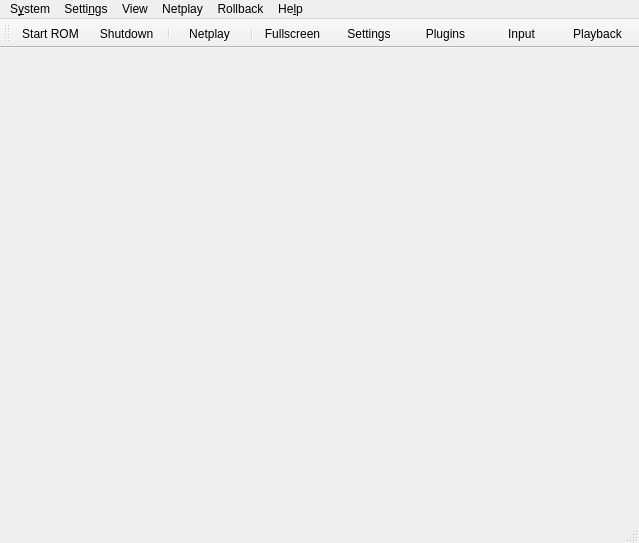
<?xml version="1.0" encoding="UTF-8"?>
<ui version="4.0">
 <class>MainWindow</class>
 <widget class="QMainWindow" name="MainWindow">
  <property name="geometry">
   <rect>
    <x>0</x>
    <y>0</y>
    <width>639</width>
    <height>543</height>
   </rect>
  </property>
  <property name="windowTitle">
   <string>Rosalie's Mupen GUI (VERSION)</string>
  </property>
  <property name="windowIcon">
   <iconset resource="UIResources.qrc">
    <normaloff>:/Resource/RMG.png</normaloff>:/Resource/RMG.png</iconset>
  </property>
  <widget class="QWidget" name="centralwidget">
   <layout class="QHBoxLayout" name="horizontalLayout"/>
  </widget>
  <widget class="QMenuBar" name="menubar">
   <property name="geometry">
    <rect>
     <x>0</x>
     <y>0</y>
     <width>639</width>
     <height>30</height>
    </rect>
   </property>
   <widget class="QMenu" name="menuSystem">
    <property name="title">
     <string>S&amp;ystem</string>
    </property>
    <widget class="QMenu" name="menuReset">
     <property name="title">
      <string>&amp;Reset</string>
     </property>
     <property name="icon">
      <iconset theme="restart-line"/>
     </property>
     <addaction name="action_Netplay_Start"/>
     <addaction name="action_System_HardReset"/>
    </widget>
    <widget class="QMenu" name="menuCurrent_Save_State">
     <property name="title">
      <string>&amp;Current Save State</string>
     </property>
     <property name="icon">
      <iconset theme="save-3-line"/>
     </property>
     <addaction name="actionSlot_0"/>
     <addaction name="actionSlot_1"/>
     <addaction name="actionSlot_2"/>
     <addaction name="actionSlot_3"/>
     <addaction name="actionSlot_4"/>
     <addaction name="actionSlot_5"/>
     <addaction name="actionSlot_6"/>
     <addaction name="actionSlot_7"/>
     <addaction name="actionSlot_8"/>
     <addaction name="actionSlot_9"/>
    </widget>
    <widget class="QMenu" name="menuSpeedFactor">
     <property name="enabled">
      <bool>true</bool>
     </property>
     <property name="title">
      <string>Speed &amp;Factor</string>
     </property>
     <property name="icon">
      <iconset theme="speed-line"/>
     </property>
     <addaction name="actionSpeed25"/>
     <addaction name="actionSpeed50"/>
     <addaction name="actionSpeed75"/>
     <addaction name="actionSpeed100"/>
     <addaction name="actionSpeed125"/>
     <addaction name="actionSpeed150"/>
     <addaction name="actionSpeed175"/>
     <addaction name="actionSpeed200"/>
     <addaction name="actionSpeed225"/>
     <addaction name="actionSpeed250"/>
     <addaction name="actionSpeed275"/>
     <addaction name="actionSpeed300"/>
    </widget>
    <addaction name="action_System_StartRom"/>
    <addaction name="separator"/>
    <addaction name="action_System_Shutdown"/>
    <addaction name="menuReset"/>
    <addaction name="action_System_Pause"/>
    <addaction name="separator"/>
    <addaction name="action_System_Screenshot"/>
    <addaction name="separator"/>
    <addaction name="action_System_LimitFPS"/>
    <addaction name="menuSpeedFactor"/>
    <addaction name="separator"/>
    <addaction name="action_System_SaveState"/>
    <addaction name="action_System_SaveAs"/>
    <addaction name="action_System_LoadState"/>
    <addaction name="action_System_Load"/>
    <addaction name="separator"/>
    <addaction name="menuCurrent_Save_State"/>
    <addaction name="separator"/>
    <addaction name="action_System_Cheats"/>
    <addaction name="action_System_GSButton"/>
    <addaction name="separator"/>
    <addaction name="action_System_Exit"/>
   </widget>
   <widget class="QMenu" name="menuSettings">
    <property name="title">
     <string>Setti&amp;ngs</string>
    </property>
    <addaction name="action_Settings_Graphics"/>
    <addaction name="action_Settings_Audio"/>
    <addaction name="action_Settings_Rsp"/>
    <addaction name="action_Settings_Input"/>
    <addaction name="separator"/>
    <addaction name="action_Settings_Settings"/>
   </widget>
   <widget class="QMenu" name="menuView">
    <property name="title">
     <string>View</string>
    </property>
    <addaction name="action_View_Toolbar"/>
    <addaction name="action_View_StatusBar"/>
    <addaction name="separator"/>
    <addaction name="action_View_GameList"/>
    <addaction name="action_View_GameGrid"/>
    <addaction name="separator"/>
    <addaction name="action_View_UniformSize"/>
    <addaction name="separator"/>
    <addaction name="action_View_Fullscreen"/>
    <addaction name="separator"/>
    <addaction name="action_View_RefreshRoms"/>
    <addaction name="action_View_ClearRomCache"/>
    <addaction name="separator"/>
    <addaction name="action_View_Log"/>
    <addaction name="separator"/>
    <addaction name="action_View_Search"/>
   </widget>
   <widget class="QMenu" name="menuHelp">
    <property name="title">
     <string>He&amp;lp</string>
    </property>
    <addaction name="action_Help_Github"/>
    <addaction name="separator"/>
    <addaction name="action_Help_Update"/>
    <addaction name="separator"/>
    <addaction name="action_Help_About"/>
   </widget>
   <widget class="QMenu" name="menuNetplay">
    <property name="title">
     <string>Netplay</string>
    </property>
    <addaction name="action_Netplay_BrowseSessions"/>
   </widget>
   <widget class="QMenu" name="menuRollback">
    <property name="title">
     <string>Rollback</string>
    </property>
    <addaction name="action_Rollback_SaveState"/>
    <addaction name="action_Rollback_LoadState"/>
    <addaction name="separator"/>
    <addaction name="action_Rollback_StartDebugReplay"/>
    <addaction name="action_Rollback_VerifyDebugReplay"/>
    <addaction name="action_Rollback_VerifyDebugReplayWithGraphics"/>
    <addaction name="action_Rollback_StressDebugReplay"/>
    <addaction name="separator"/>
    <addaction name="action_Rollback_ClientInputReplay"/>
   </widget>
   <addaction name="menuSystem"/>
   <addaction name="menuSettings"/>
   <addaction name="menuView"/>
   <addaction name="menuNetplay"/>
   <addaction name="menuRollback"/>
   <addaction name="menuHelp"/>
  </widget>
  <widget class="QStatusBar" name="statusbar"/>
  <widget class="QToolBar" name="toolBar">
   <property name="windowTitle">
    <string>toolBar</string>
   </property>
   <property name="movable">
    <bool>true</bool>
   </property>
   <property name="styleSheet">
    <string>QToolButton { min-width: 70px; }</string>
   </property>
   <property name="toolButtonStyle">
    <enum>Qt::ToolButtonStyle::ToolButtonTextUnderIcon</enum>
   </property>
   <property name="floatable">
    <bool>false</bool>
   </property>
   <attribute name="toolBarArea">
    <enum>TopToolBarArea</enum>
   </attribute>
   <attribute name="toolBarBreak">
    <bool>false</bool>
   </attribute>
   <addaction name="action_System_StartRom"/>
   <addaction name="action_System_Shutdown"/>
   <addaction name="separator"/>
   <addaction name="action_Netplay_Start"/>
   <addaction name="separator"/>
   <addaction name="action_View_Fullscreen"/>
   <addaction name="action_Settings_Settings"/>
   <addaction name="action_Settings_Plugins"/>
   <addaction name="action_Toolbar_Input"/>
   <addaction name="action_Toolbar_Playback"/>
  </widget>
  <action name="action_System_StartRom">
   <property name="icon">
    <iconset theme="file-line"/>
   </property>
   <property name="text">
    <string>&amp;Start ROM</string>
   </property>
  </action>
  <action name="action_System_OpenCombo">
   <property name="icon">
    <iconset theme="aed-electrodes-fill"/>
   </property>
   <property name="text">
    <string>&amp;P2P</string>
   </property>
  </action>
  <action name="action_System_Shutdown">
   <property name="icon">
    <iconset theme="shut-down-line"/>
   </property>
   <property name="text">
    <string>S&amp;hutdown</string>
   </property>
  </action>
  <action name="action_Netplay_Start">
   <property name="icon">
    <iconset theme="server-line"/>
   </property>
   <property name="text">
    <string>&amp;Netplay</string>
   </property>
  </action>
  <action name="action_System_HardReset">
   <property name="icon">
    <iconset theme="restart-line"/>
   </property>
   <property name="text">
    <string>&amp;Hard Reset</string>
   </property>
  </action>
  <action name="action_System_Pause">
   <property name="checkable">
    <bool>true</bool>
   </property>
   <property name="icon">
    <iconset theme="pause-line"/>
   </property>
   <property name="text">
    <string>&amp;Pause</string>
   </property>
  </action>
  <action name="action_System_Screenshot">
   <property name="icon">
    <iconset theme="screenshot-2-line"/>
   </property>
   <property name="text">
    <string>Scree&amp;nshot</string>
   </property>
  </action>
  <action name="action_System_LimitFPS">
   <property name="checkable">
    <bool>true</bool>
   </property>
   <property name="icon">
    <iconset theme="speed-line"/>
   </property>
   <property name="text">
    <string>&amp;Limit FPS</string>
   </property>
  </action>
  <action name="action_System_SaveState">
   <property name="icon">
    <iconset theme="save-3-line"/>
   </property>
   <property name="text">
    <string>Sa&amp;ve State</string>
   </property>
  </action>
  <action name="action_System_SaveAs">
   <property name="icon">
    <iconset theme="save-3-line"/>
   </property>
   <property name="text">
    <string>Save As...</string>
   </property>
  </action>
  <action name="action_System_LoadState">
   <property name="icon">
    <iconset theme="folder-open-line"/>
   </property>
   <property name="text">
    <string>L&amp;oad State</string>
   </property>
  </action>
  <action name="action_System_Load">
   <property name="icon">
    <iconset theme="folder-open-line"/>
   </property>
   <property name="text">
    <string>Loa&amp;d...</string>
   </property>
  </action>
  <action name="actionSlot_0">
   <property name="checkable">
    <bool>true</bool>
   </property>
   <property name="text">
    <string>&amp;Slot 0</string>
   </property>
  </action>
  <action name="actionSlot_1">
   <property name="checkable">
    <bool>true</bool>
   </property>
   <property name="text">
    <string>Slot &amp;1</string>
   </property>
  </action>
  <action name="actionSlot_2">
   <property name="checkable">
    <bool>true</bool>
   </property>
   <property name="text">
    <string>Slot &amp;2</string>
   </property>
  </action>
  <action name="actionSlot_3">
   <property name="checkable">
    <bool>true</bool>
   </property>
   <property name="text">
    <string>Slot &amp;3</string>
   </property>
  </action>
  <action name="actionSlot_4">
   <property name="checkable">
    <bool>true</bool>
   </property>
   <property name="text">
    <string>Slot &amp;4</string>
   </property>
  </action>
  <action name="actionSlot_5">
   <property name="checkable">
    <bool>true</bool>
   </property>
   <property name="text">
    <string>Slot &amp;5</string>
   </property>
  </action>
  <action name="actionSlot_6">
   <property name="checkable">
    <bool>true</bool>
   </property>
   <property name="text">
    <string>Slot &amp;6</string>
   </property>
  </action>
  <action name="actionSlot_7">
   <property name="checkable">
    <bool>true</bool>
   </property>
   <property name="text">
    <string>Slot &amp;7</string>
   </property>
  </action>
  <action name="actionSlot_8">
   <property name="checkable">
    <bool>true</bool>
   </property>
   <property name="text">
    <string>Slot &amp;8</string>
   </property>
  </action>
  <action name="actionSlot_9">
   <property name="checkable">
    <bool>true</bool>
   </property>
   <property name="text">
    <string>Slot &amp;9</string>
   </property>
  </action>
  <action name="action_System_Cheats">
   <property name="icon">
    <iconset theme="code-box-line"/>
   </property>
   <property name="text">
    <string>Cheats...</string>
   </property>
  </action>
  <action name="action_System_GSButton">
   <property name="icon">
    <iconset theme="checkbox-blank-circle-line"/>
   </property>
   <property name="text">
    <string>&amp;GS Button</string>
   </property>
  </action>
  <action name="action_System_Exit">
   <property name="icon">
    <iconset theme="door-open-line"/>
   </property>
   <property name="text">
    <string>&amp;Exit</string>
   </property>
  </action>
  <action name="action_Settings_Graphics">
   <property name="icon">
    <iconset theme="brush-line"/>
   </property>
   <property name="text">
    <string>&amp;Graphics</string>
   </property>
  </action>
  <action name="action_Settings_Input">
   <property name="icon">
    <iconset theme="gamepad-line"/>
   </property>
   <property name="text">
    <string>&amp;Input</string>
   </property>
  </action>
  <action name="action_Settings_Rsp">
   <property name="icon">
    <iconset theme="settings-3-line"/>
   </property>
   <property name="text">
    <string>&amp;RSP</string>
   </property>
  </action>
  <action name="action_Settings_Audio">
   <property name="icon">
    <iconset theme="volume-up-line"/>
   </property>
   <property name="text">
    <string>&amp;Audio</string>
   </property>
  </action>
  <action name="action_Settings_Settings">
   <property name="icon">
    <iconset theme="settings-3-line"/>
   </property>
   <property name="text">
    <string>&amp;Settings</string>
   </property>
  </action>
  <action name="action_Settings_Plugins">
   <property name="icon">
    <iconset theme="plug-line"/>
   </property>
   <property name="text">
    <string>&amp;Plugins</string>
   </property>
  </action>
  <action name="action_Toolbar_Input">
   <property name="icon">
    <iconset theme="gamepad-line"/>
   </property>
   <property name="text">
    <string>&amp;Input</string>
   </property>
  </action>
  <action name="action_Toolbar_Playback">
   <property name="icon">
    <iconset theme="play-line"/>
   </property>
   <property name="text">
    <string>&amp;Playback</string>
   </property>
  </action>
  <action name="action_View_Fullscreen">
   <property name="icon">
    <iconset theme="fullscreen-line"/>
   </property>
   <property name="text">
    <string>&amp;Fullscreen</string>
   </property>
  </action>
  <action name="action_Help_Github">
   <property name="icon">
    <iconset theme="github-fill"/>
   </property>
   <property name="text">
    <string>&amp;Github Repository</string>
   </property>
  </action>
  <action name="action_Help_About">
   <property name="icon">
    <iconset theme="information-line"/>
   </property>
   <property name="text">
    <string>&amp;About RMG</string>
   </property>
  </action>
  <action name="action_View_Toolbar">
   <property name="checkable">
    <bool>true</bool>
   </property>
   <property name="icon">
    <iconset theme="tools-line"/>
   </property>
   <property name="text">
    <string>&amp;Toolbar</string>
   </property>
  </action>
  <action name="action_View_StatusBar">
   <property name="checkable">
    <bool>true</bool>
   </property>
   <property name="icon">
    <iconset theme="information-line"/>
   </property>
   <property name="text">
    <string>&amp;Status Bar</string>
   </property>
  </action>
  <action name="action_View_GameList">
   <property name="icon">
    <iconset theme="list-check"/>
   </property>
   <property name="text">
    <string>&amp;Game List</string>
   </property>
  </action>
  <action name="action_View_GameGrid">
   <property name="icon">
    <iconset theme="function-line"/>
   </property>
   <property name="text">
    <string>Ga&amp;me Grid</string>
   </property>
  </action>
  <action name="action_View_RefreshRoms">
   <property name="icon">
    <iconset theme="refresh-line"/>
   </property>
   <property name="text">
    <string>&amp;Refresh ROMs</string>
   </property>
  </action>
  <action name="action_View_Log">
   <property name="icon">
    <iconset theme="file-list-line"/>
   </property>
   <property name="text">
    <string>&amp;Log</string>
   </property>
  </action>
  <action name="action_View_ClearRomCache">
   <property name="icon">
    <iconset theme="delete-bin-line"/>
   </property>
   <property name="text">
    <string>&amp;Clear ROM Cache</string>
   </property>
  </action>
  <action name="action_View_UniformSize">
   <property name="checkable">
    <bool>true</bool>
   </property>
   <property name="icon">
    <iconset theme="function-line"/>
   </property>
   <property name="text">
    <string>&amp;Uniform Size (Grid View)</string>
   </property>
  </action>
  <action name="actionSpeed25">
   <property name="checkable">
    <bool>false</bool>
   </property>
   <property name="text">
    <string>&amp;25%</string>
   </property>
  </action>
  <action name="actionSpeed50">
   <property name="text">
    <string>&amp;50%</string>
   </property>
  </action>
  <action name="actionSpeed100">
   <property name="text">
    <string>&amp;100%</string>
   </property>
  </action>
  <action name="actionSpeed125">
   <property name="text">
    <string>125%</string>
   </property>
  </action>
  <action name="actionSpeed150">
   <property name="text">
    <string>150%</string>
   </property>
  </action>
  <action name="actionSpeed200">
   <property name="text">
    <string>2&amp;00%</string>
   </property>
  </action>
  <action name="actionSpeed75">
   <property name="text">
    <string>&amp;75%</string>
   </property>
  </action>
  <action name="actionSpeed175">
   <property name="text">
    <string>175%</string>
   </property>
  </action>
  <action name="actionSpeed225">
   <property name="text">
    <string>225%</string>
   </property>
  </action>
  <action name="actionSpeed250">
   <property name="text">
    <string>250%</string>
   </property>
  </action>
  <action name="actionSpeed275">
   <property name="text">
    <string>275%</string>
   </property>
  </action>
  <action name="actionSpeed300">
   <property name="text">
    <string>&amp;300%</string>
   </property>
  </action>
  <action name="action_Help_Update">
   <property name="icon">
    <iconset theme="download-line"/>
   </property>
   <property name="text">
    <string>&amp;Check For Updates</string>
   </property>
  </action>
  <action name="action_Netplay_BrowseSessions">
   <property name="icon">
    <iconset theme="plug-line"/>
   </property>
   <property name="text">
    <string>Start Netplay</string>
   </property>
  </action>
  <action name="action_View_Search">
    <property name="icon">
      <iconset theme="search-line"/>
     </property>
   <property name="text">
    <string>Search</string>
   </property>
  </action>
  <action name="action_Rollback_SaveState">
   <property name="icon">
    <iconset theme="save-3-line"/>
   </property>
   <property name="text">
    <string>&amp;Save Rollback State</string>
   </property>
  </action>
  <action name="action_Rollback_LoadState">
   <property name="icon">
    <iconset theme="folder-open-line"/>
   </property>
   <property name="text">
    <string>&amp;Load Rollback State</string>
   </property>
  </action>
  <action name="action_Rollback_StartDebugReplay">
   <property name="icon">
    <iconset theme="record-circle-line"/>
   </property>
   <property name="text">
    <string>Start Recording Debug Replay</string>
   </property>
  </action>
  <action name="action_Rollback_VerifyDebugReplay">
   <property name="icon">
    <iconset theme="check-double-line"/>
   </property>
   <property name="text">
    <string>Verify Debug Replay (Fast Forward)</string>
   </property>
  </action>
  <action name="action_Rollback_VerifyDebugReplayWithGraphics">
   <property name="icon">
    <iconset theme="movie-line"/>
   </property>
   <property name="text">
    <string>Verify Debug Replay (with Graphics)</string>
   </property>
  </action>
  <action name="action_Rollback_StressDebugReplay">
   <property name="icon">
    <iconset theme="repeat-line"/>
   </property>
   <property name="text">
    <string>Stress Debug Replay (Rollback 2 Every 5)</string>
   </property>
  </action>
  <action name="action_Rollback_ClientInputReplay">
   <property name="checkable">
    <bool>true</bool>
   </property>
   <property name="icon">
    <iconset theme="record-circle-line"/>
   </property>
   <property name="text">
    <string>Client Record/Replay 600 Inputs</string>
   </property>
  </action>
 </widget>
 <resources>
  <include location="UIResources.qrc"/>
 </resources>
 <connections/>
</ui>
